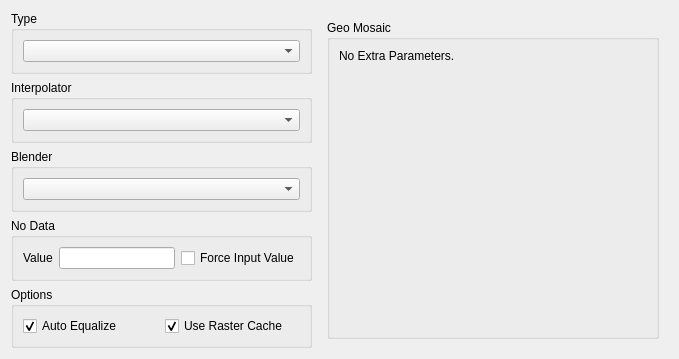
<?xml version="1.0" encoding="UTF-8"?>
<ui version="4.0">
 <class>MosaicWizardPageForm</class>
 <widget class="QWizardPage" name="MosaicWizardPageForm">
  <property name="geometry">
   <rect>
    <x>0</x>
    <y>0</y>
    <width>679</width>
    <height>329</height>
   </rect>
  </property>
  <property name="windowTitle">
   <string>Mosaic</string>
  </property>
  <layout class="QGridLayout" name="gridLayout_20">
   <item row="0" column="0">
    <layout class="QGridLayout" name="gridLayout_19">
     <item row="0" column="0">
      <layout class="QGridLayout" name="gridLayout_11">
       <item row="0" column="0">
        <widget class="QGroupBox" name="groupBox">
         <property name="minimumSize">
          <size>
           <width>300</width>
           <height>0</height>
          </size>
         </property>
         <property name="title">
          <string>Type</string>
         </property>
         <property name="flat">
          <bool>false</bool>
         </property>
         <layout class="QGridLayout" name="gridLayout_3">
          <item row="0" column="0">
           <widget class="QComboBox" name="m_mosaicTypeComboBox">
            <property name="sizePolicy">
             <sizepolicy hsizetype="MinimumExpanding" vsizetype="Fixed">
              <horstretch>0</horstretch>
              <verstretch>0</verstretch>
             </sizepolicy>
            </property>
           </widget>
          </item>
         </layout>
        </widget>
       </item>
       <item row="1" column="0">
        <widget class="QGroupBox" name="groupBox_5">
         <property name="title">
          <string>Interpolator</string>
         </property>
         <property name="flat">
          <bool>false</bool>
         </property>
         <layout class="QGridLayout" name="gridLayout_4">
          <item row="0" column="0">
           <widget class="QComboBox" name="m_interpolatorTypeComboBox">
            <property name="sizePolicy">
             <sizepolicy hsizetype="MinimumExpanding" vsizetype="Fixed">
              <horstretch>0</horstretch>
              <verstretch>0</verstretch>
             </sizepolicy>
            </property>
           </widget>
          </item>
         </layout>
        </widget>
       </item>
       <item row="2" column="0">
        <widget class="QGroupBox" name="groupBox_6">
         <property name="title">
          <string>Blender</string>
         </property>
         <property name="flat">
          <bool>false</bool>
         </property>
         <layout class="QGridLayout" name="gridLayout_5">
          <item row="0" column="0">
           <widget class="QComboBox" name="m_blenderTypeComboBox">
            <property name="sizePolicy">
             <sizepolicy hsizetype="MinimumExpanding" vsizetype="Fixed">
              <horstretch>0</horstretch>
              <verstretch>0</verstretch>
             </sizepolicy>
            </property>
           </widget>
          </item>
         </layout>
        </widget>
       </item>
       <item row="3" column="0">
        <widget class="QGroupBox" name="groupBox_8">
         <property name="title">
          <string>No Data</string>
         </property>
         <layout class="QGridLayout" name="gridLayout_8">
          <item row="0" column="0">
           <layout class="QGridLayout" name="gridLayout_7">
            <item row="0" column="0">
             <layout class="QGridLayout" name="gridLayout_6">
              <item row="0" column="0">
               <widget class="QLabel" name="label">
                <property name="text">
                 <string>Value</string>
                </property>
               </widget>
              </item>
              <item row="0" column="1">
               <widget class="QLineEdit" name="m_noDataValueLineEdit"/>
              </item>
             </layout>
            </item>
            <item row="0" column="1">
             <widget class="QCheckBox" name="m_noDataValueCheckBox">
              <property name="text">
               <string>Force Input Value</string>
              </property>
             </widget>
            </item>
           </layout>
          </item>
         </layout>
        </widget>
       </item>
       <item row="4" column="0">
        <widget class="QGroupBox" name="groupBox_7">
         <property name="title">
          <string>Options</string>
         </property>
         <layout class="QGridLayout" name="gridLayout_10">
          <item row="0" column="0">
           <layout class="QGridLayout" name="gridLayout_9">
            <item row="0" column="0">
             <widget class="QCheckBox" name="m_autoEqualizeCheckBox">
              <property name="text">
               <string>Auto Equalize</string>
              </property>
              <property name="checked">
               <bool>true</bool>
              </property>
             </widget>
            </item>
            <item row="0" column="1">
             <widget class="QCheckBox" name="m_rasterCacheCheckBox">
              <property name="text">
               <string>Use Raster Cache</string>
              </property>
              <property name="checked">
               <bool>true</bool>
              </property>
             </widget>
            </item>
           </layout>
          </item>
         </layout>
        </widget>
       </item>
      </layout>
     </item>
     <item row="0" column="1">
      <widget class="QStackedWidget" name="m_stackedWidget">
       <property name="sizePolicy">
        <sizepolicy hsizetype="Minimum" vsizetype="Preferred">
         <horstretch>0</horstretch>
         <verstretch>0</verstretch>
        </sizepolicy>
       </property>
       <property name="minimumSize">
        <size>
         <width>350</width>
         <height>0</height>
        </size>
       </property>
       <property name="currentIndex">
        <number>0</number>
       </property>
       <widget class="QWidget" name="page_5">
        <layout class="QGridLayout" name="gridLayout_29">
         <item row="1" column="0">
          <widget class="QGroupBox" name="groupBox_2">
           <property name="title">
            <string>Geo Mosaic</string>
           </property>
           <layout class="QGridLayout" name="gridLayout_21">
            <item row="0" column="0">
             <widget class="QLabel" name="label_7">
              <property name="text">
               <string>No Extra Parameters.</string>
              </property>
             </widget>
            </item>
            <item row="1" column="0">
             <spacer name="verticalSpacer">
              <property name="orientation">
               <enum>Qt::Vertical</enum>
              </property>
              <property name="sizeHint" stdset="0">
               <size>
                <width>20</width>
                <height>40</height>
               </size>
              </property>
             </spacer>
            </item>
           </layout>
          </widget>
         </item>
        </layout>
       </widget>
       <widget class="QWidget" name="page">
        <layout class="QGridLayout" name="gridLayout">
         <item row="0" column="0">
          <widget class="QGroupBox" name="groupBox_3">
           <property name="title">
            <string>Tie Points Mosaic</string>
           </property>
           <layout class="QGridLayout" name="gridLayout_28">
            <item row="0" column="0">
             <layout class="QGridLayout" name="gridLayout_27">
              <item row="0" column="0">
               <layout class="QGridLayout" name="gridLayout_24">
                <item row="0" column="0">
                 <widget class="QLabel" name="label_10">
                  <property name="text">
                   <string>Layer A</string>
                  </property>
                 </widget>
                </item>
                <item row="1" column="0">
                 <widget class="QComboBox" name="m_tpmLayerAComboBox"/>
                </item>
               </layout>
              </item>
              <item row="1" column="0">
               <layout class="QGridLayout" name="gridLayout_25">
                <item row="0" column="0">
                 <widget class="QLabel" name="label_11">
                  <property name="text">
                   <string>Layer B</string>
                  </property>
                 </widget>
                </item>
                <item row="1" column="0">
                 <widget class="QComboBox" name="m_tpmLayerBComboBox"/>
                </item>
               </layout>
              </item>
              <item row="2" column="0">
               <layout class="QGridLayout" name="gridLayout_23">
                <item row="0" column="0">
                 <widget class="QLabel" name="label_9">
                  <property name="text">
                   <string>Geometric Transformation</string>
                  </property>
                 </widget>
                </item>
                <item row="1" column="0">
                 <widget class="QComboBox" name="m_tpmGeomTransformComboBox"/>
                </item>
               </layout>
              </item>
              <item row="3" column="0">
               <layout class="QGridLayout" name="gridLayout_22">
                <item row="0" column="0">
                 <widget class="QLabel" name="label_8">
                  <property name="text">
                   <string>Tie Points Link Type</string>
                  </property>
                 </widget>
                </item>
                <item row="1" column="0">
                 <widget class="QComboBox" name="m_tpmLinkTypeComboBox"/>
                </item>
               </layout>
              </item>
              <item row="4" column="0">
               <layout class="QGridLayout" name="gridLayout_26">
                <item row="0" column="0">
                 <spacer name="horizontalSpacer">
                  <property name="orientation">
                   <enum>Qt::Horizontal</enum>
                  </property>
                  <property name="sizeHint" stdset="0">
                   <size>
                    <width>40</width>
                    <height>20</height>
                   </size>
                  </property>
                 </spacer>
                </item>
                <item row="0" column="1">
                 <widget class="QToolButton" name="m_tpmAcquireToolButton">
                  <property name="text">
                   <string>...</string>
                  </property>
                 </widget>
                </item>
                <item row="0" column="2">
                 <spacer name="horizontalSpacer_2">
                  <property name="orientation">
                   <enum>Qt::Horizontal</enum>
                  </property>
                  <property name="sizeHint" stdset="0">
                   <size>
                    <width>40</width>
                    <height>20</height>
                   </size>
                  </property>
                 </spacer>
                </item>
               </layout>
              </item>
              <item row="5" column="0">
               <spacer name="verticalSpacer_2">
                <property name="orientation">
                 <enum>Qt::Vertical</enum>
                </property>
                <property name="sizeHint" stdset="0">
                 <size>
                  <width>20</width>
                  <height>40</height>
                 </size>
                </property>
               </spacer>
              </item>
             </layout>
            </item>
           </layout>
          </widget>
         </item>
        </layout>
       </widget>
       <widget class="QWidget" name="page_2">
        <layout class="QGridLayout" name="gridLayout_2">
         <item row="1" column="0">
          <widget class="QGroupBox" name="groupBox_4">
           <property name="title">
            <string>Sequence Mosaic</string>
           </property>
           <layout class="QGridLayout" name="gridLayout_18">
            <item row="0" column="0">
             <layout class="QGridLayout" name="gridLayout_17">
              <item row="0" column="0">
               <layout class="QGridLayout" name="gridLayout_12">
                <item row="0" column="0">
                 <widget class="QLabel" name="label_2">
                  <property name="text">
                   <string>Geometric Transformation</string>
                  </property>
                 </widget>
                </item>
                <item row="1" column="0">
                 <widget class="QComboBox" name="m_smGeomTransformComboBox"/>
                </item>
               </layout>
              </item>
              <item row="1" column="0">
               <layout class="QGridLayout" name="gridLayout_13">
                <item row="0" column="0">
                 <widget class="QLabel" name="label_3">
                  <property name="text">
                   <string>Reference Band</string>
                  </property>
                 </widget>
                </item>
                <item row="1" column="0">
                 <widget class="QComboBox" name="m_smRefBandComboBox"/>
                </item>
               </layout>
              </item>
              <item row="2" column="0">
               <layout class="QGridLayout" name="gridLayout_14">
                <item row="0" column="0">
                 <widget class="QLabel" name="label_4">
                  <property name="text">
                   <string>Mininumum Required Tie-Points</string>
                  </property>
                 </widget>
                </item>
                <item row="1" column="0">
                 <widget class="QSpinBox" name="m_smMinTiePointsSpinBox">
                  <property name="alignment">
                   <set>Qt::AlignRight|Qt::AlignTrailing|Qt::AlignVCenter</set>
                  </property>
                  <property name="maximum">
                   <number>100</number>
                  </property>
                 </widget>
                </item>
               </layout>
              </item>
             </layout>
            </item>
            <item row="1" column="0">
             <spacer name="verticalSpacer_3">
              <property name="orientation">
               <enum>Qt::Vertical</enum>
              </property>
              <property name="sizeHint" stdset="0">
               <size>
                <width>20</width>
                <height>40</height>
               </size>
              </property>
             </spacer>
            </item>
           </layout>
          </widget>
         </item>
        </layout>
       </widget>
      </widget>
     </item>
    </layout>
   </item>
  </layout>
 </widget>
 <tabstops>
  <tabstop>m_mosaicTypeComboBox</tabstop>
  <tabstop>m_interpolatorTypeComboBox</tabstop>
  <tabstop>m_blenderTypeComboBox</tabstop>
  <tabstop>m_noDataValueLineEdit</tabstop>
  <tabstop>m_noDataValueCheckBox</tabstop>
  <tabstop>m_autoEqualizeCheckBox</tabstop>
  <tabstop>m_rasterCacheCheckBox</tabstop>
  <tabstop>m_tpmLayerAComboBox</tabstop>
  <tabstop>m_tpmLayerBComboBox</tabstop>
  <tabstop>m_tpmGeomTransformComboBox</tabstop>
  <tabstop>m_tpmLinkTypeComboBox</tabstop>
  <tabstop>m_tpmAcquireToolButton</tabstop>
  <tabstop>m_smGeomTransformComboBox</tabstop>
  <tabstop>m_smRefBandComboBox</tabstop>
  <tabstop>m_smMinTiePointsSpinBox</tabstop>
 </tabstops>
 <resources/>
 <connections>
  <connection>
   <sender>m_mosaicTypeComboBox</sender>
   <signal>activated(int)</signal>
   <receiver>m_stackedWidget</receiver>
   <slot>setCurrentIndex(int)</slot>
   <hints>
    <hint type="sourcelabel">
     <x>167</x>
     <y>45</y>
    </hint>
    <hint type="destinationlabel">
     <x>581</x>
     <y>259</y>
    </hint>
   </hints>
  </connection>
 </connections>
</ui>
